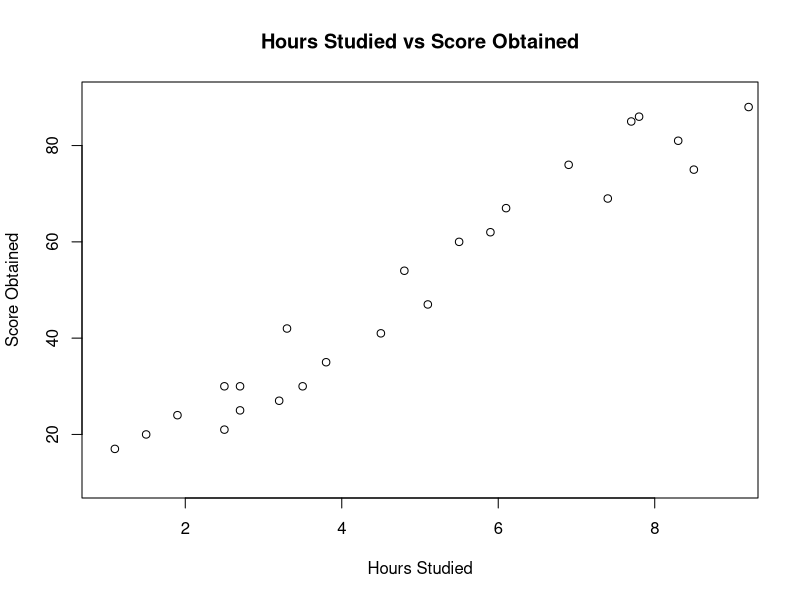
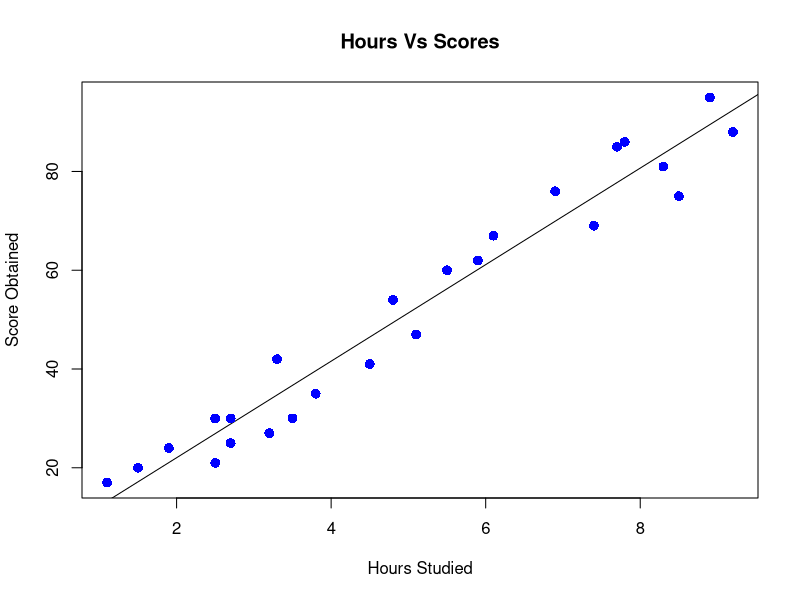

These figures' R source, in order:
# The Sparks Foundation Data Science & Business Analytics Internship.

# TASK 1- Prediction using Supervised ML -To Predict the percentage of marks of the students based on the number of hours they have studied.

# Performed By :Vignesh Yadavar
 
# First we will visualize our data using scatter plot.
 
# We denote Hours studied as "x" and Percentage Obtained as "y".
x <- c(2.5,5.1,3.2,8.5,3.5,1.5,9.2,5.5,8.3,2.7,7.7,5.9,4.5,3.3,1.1,8.9,2.5,1.9,6.1,7.4,2.7,4.8,3.8,6.9,7.8)
y <- c(21,47,27,75,30,20,88,60,81,25,85,62,41,42,17,95,30,24,67,69,30,54,35,76,86)
 
# Scatter Plot
   
plot(x = x,y = y,xlab = "Hours Studied",ylab = "Score Obtained",xlim = c(1,9),ylim = c(10,90),main = "Hours Studied vs Score Obtained")
   
# From the scatter plot it looks like there is a correlation between the two variables.
 
# Now we will use linear regression and plot a regression plot to prove that correlation between the two variables exist.
 
# We will use lm() function of R to generate a relationship between x and y variable.
     
relation <- lm(y~x)
print(summary(relation))
    

# Regression Plot
plot(x,y,col = "blue",main = "Hours Vs Scores",abline(lm(y~x)),cex = 1.3,pch = 16,xlab = "Hours Studied",ylab = "Score Obtained")
     
# The Regression Plot shows that our two variables are positively correlated.
       
# Using this model now we will predict the Score if the hours=9.25.
       
a <- data.frame(x = 9.25)
result <-  predict(relation,a)
print(result)
     
# Conclusion: According to our regression model if a student studies for 9.25 hours a day then he/she is likely to score 92.90985 marks(approximately 93).